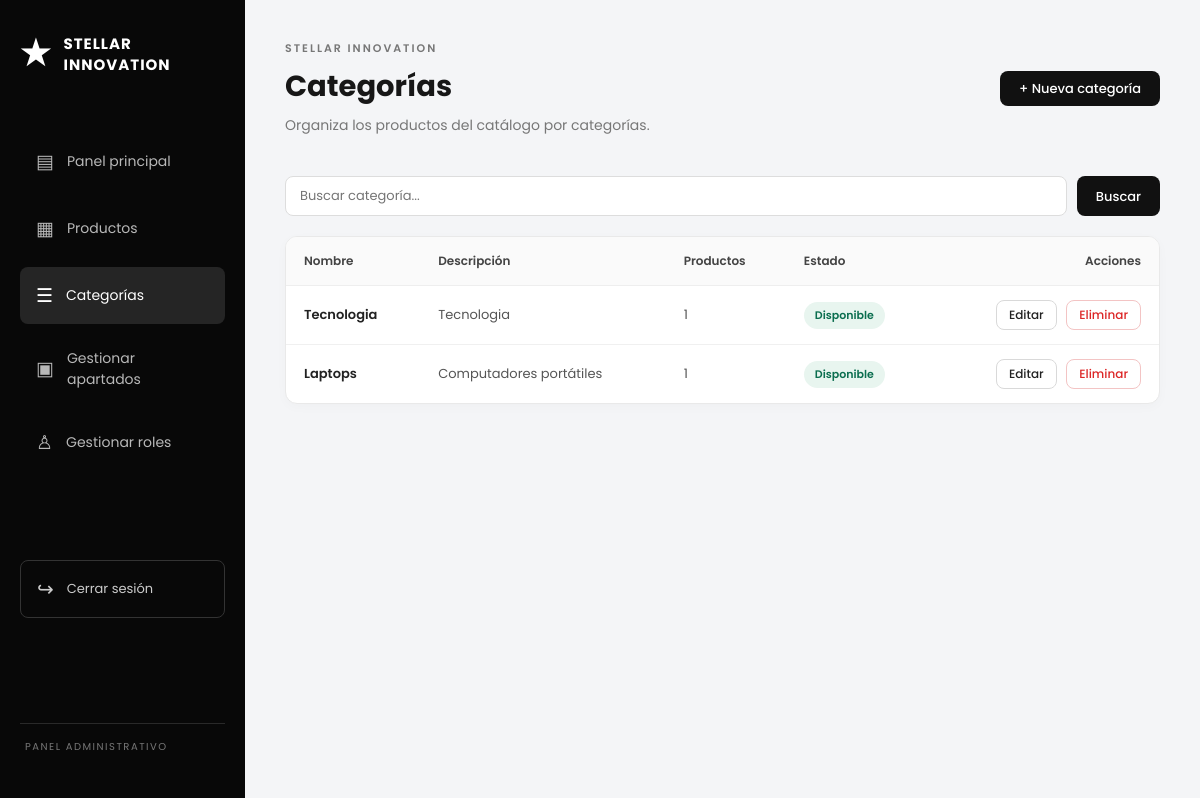
/administracion/categorias/ (signed in), run on the app's committed database.
### main/models.py (models this page shows, shortened)
class Categoria(models.Model):
    nombre = models.CharField(max_length=100, unique=True)
    descripcion = models.TextField(blank=True)
    disponible = models.BooleanField(default=True)   # en vez de borrar
    class Meta:
        verbose_name = "Categoría"
        verbose_name_plural = "Categorías"
        ordering = ['nombre']

### main/views.py (the view)
# urls.py: path('administracion/categorias/', views.admin_categorias, name='admin_categorias'),
@admin_required
def admin_categorias(request):
    categorias = Categoria.objects.annotate(num_productos=Count('productos'))
    q = request.GET.get('q', '').strip()
    if q:
        categorias = categorias.filter(Q(nombre__icontains=q) | Q(descripcion__icontains=q))
    return render(request, 'main/admin_categorias.html', {
        'categorias': categorias,
        'q': q,
    })

### main/context_processors.py (called while the page is built)
def carrito(request):
    cantidad = 0
    if request.user.is_authenticated:
        cantidad = ItemCarrito.objects.filter(
            carrito__cliente=request.user
        ).aggregate(total=Sum('cantidad'))['total'] or 0
    return {'carrito_cantidad': cantidad}

### main/templates/main/admin_categorias.html (shortened to what this page needs)
{% extends 'main/base_admin.html' %}
{% block content %}
<section class="admin-panel">
    <div class="admin-encabezado">
        <div>
            <p class="admin-eyebrow">STELLAR INNOVATION</p>
            <h1>Categorías</h1>
            <p>Organiza los productos del catálogo por categorías.</p>
        </div>
        <a href="{% url 'admin_categoria_crear' %}" class="admin-btn admin-btn-primario">+ Nueva categoría</a>
    </div>
    <form method="get" class="admin-filtros">
        <input type="text" name="q" value="{{ q }}" placeholder="Buscar categoría...">
        <button type="submit" class="admin-btn admin-btn-primario">Buscar</button>
    </form>
    <div class="admin-tabla-scroll">
        <table class="admin-table">
            <thead>
                <tr>
                    <th>Nombre</th>
                    <th>Descripción</th>
                    <th>Productos</th>
                    <th>Estado</th>
                    <th class="col-acciones">Acciones</th>
                </tr>
            </thead>
            <tbody>
                {% for c in categorias %}
                <tr>
                    <td><strong>{{ c.nombre }}</strong></td>
                    <td>{{ c.descripcion|default:"—"|truncatechars:70 }}</td>
                    <td>{{ c.num_productos }}</td>
                    <td>
                        {% if c.disponible %}
                            <span class="estado-badge ok">Disponible</span>
                        {% else %}
                            <span class="estado-badge off">No disponible</span>
                        {% endif %}
                    </td>
                    <td class="col-acciones">
                        <a href="{% url 'admin_categoria_editar' c.id %}" class="admin-btn admin-btn-secundario admin-btn-sm">Editar</a>
                        <button type="button" class="admin-btn admin-btn-peligro admin-btn-sm btn-eliminar"
                                data-url="{% url 'admin_categoria_eliminar' c.id %}"
                                data-nombre="{{ c.nombre }}"
                                data-aviso="Si tiene productos asociados no se borrará: se marcará como no disponible.">
                            Eliminar
                        </button>
                    </td>
                </tr>
                {% empty %}
                <tr>
                    <td colspan="5" class="admin-vacio">
                        {% if q %}No se encontraron categorías.{% else %}Todavía no hay categorías. ¡Crea la primera!{% endif %}
                    </td>
                </tr>
                {% endfor %}
            </tbody>
        </table>
    </div>
</section>
{% endblock %}

### main/static/main/CSS/base.css (style rules this page uses)
:root { --bg: #ffffff; --surface: #f5f5f5; --pill: #ececec; --border: #ececec; --text: #111111; --muted: #8a8a8a; --accent: #0b6e4f; --radius-card: 24px; --radius-img: 18px; --max: 1200px; }
* { box-sizing: border-box; margin: 0; padding: 0; }
html { -webkit-text-size-adjust: 100%; }
body { font-family: 'Inter', system-ui, -apple-system, 'Segoe UI', sans-serif; background: var(--bg); color: var(--text); min-height: 100vh; display: flex; flex-direction: column; -webkit-font-smoothing: antialiased; }
a { color: inherit; text-decoration: none; }
button { font-family: inherit; }
* { margin: 0; padding: 0; box-sizing: border-box; }
body { font-family: 'Poppins', sans-serif; background: #f4f5f7; color: #202124; }
.admin-panel { max-width: 1450px; margin: 0 auto; }
.admin-encabezado { display: flex; justify-content: space-between; align-items: center; gap: 20px; margin-bottom: 40px; }
.admin-eyebrow { color: #777; font-size: 11px; font-weight: 600; letter-spacing: 2px; margin-bottom: 8px; }
.admin-encabezado h1 { font-size: 29px; font-weight: 700; color: #171717; margin-bottom: 7px; }
.admin-encabezado p:last-child { color: #777; font-size: 14px; }

### main/static/main/CSS/admin_crud.css (style rules this page uses)
.admin-btn { display: inline-flex; align-items: center; justify-content: center; gap: 6px; padding: 10px 18px; border: 1px solid transparent; border-radius: 8px; font-family: inherit; font-size: 13px; font-weight: 500; line-height: 1; cursor: pointer; text-decoration: none; white-space: nowrap; transition: background .2s, border-color .2s, color .2s; }
.admin-btn-primario { background: #111; color: #fff; }
.admin-btn-secundario { background: #fff; color: #222; border-color: #d9d9d9; }
.admin-btn-peligro { background: #fff; color: #dc2626; border-color: #f3c4c4; }
.admin-btn-sm { padding: 8px 12px; font-size: 12px; }
.admin-filtros { display: flex; flex-wrap: wrap; gap: 10px; margin-bottom: 20px; }
.admin-filtros input[type="text"], .admin-filtros select { height: 40px; padding: 0 14px; border: 1px solid #ddd; border-radius: 8px; background: #fff; font-family: inherit; font-size: 13px; color: #222; }
.admin-filtros input[type="text"] { flex: 1 1 240px; min-width: 200px; }
.admin-filtros .admin-btn { height: 40px; padding-top: 0; padding-bottom: 0; }
.admin-tabla-scroll { background: #fff; border: 1px solid #e9e9e9; border-radius: 12px; overflow-x: auto; box-shadow: 0 3px 12px rgba(0, 0, 0, 0.025); }
.admin-table { width: 100%; border-collapse: collapse; font-size: 13px; color: #555; }
.admin-table th { background: #fafafa; color: #444; font-size: 12px; font-weight: 600; text-align: left; padding: 15px 18px; border-bottom: 1px solid #eee; white-space: nowrap; }
.admin-table td { padding: 14px 18px; border-bottom: 1px solid #f0f0f0; vertical-align: middle; }
.admin-table tbody tr:last-child td { border-bottom: none; }
.admin-table td strong { display: block; color: #222; font-weight: 600; }
.admin-table .col-acciones { text-align: right; white-space: nowrap; }
.admin-table .col-acciones > * { margin-left: 6px; }
.estado-badge { display: inline-block; padding: 5px 11px; border-radius: 20px; font-size: 11px; font-weight: 600; white-space: nowrap; }
.estado-badge.ok { background: #e8f5ef; color: #0b6e4f; }

### data on the page
Categoria: nombre "Tecnologia", descripcion "Tecnologia", num_productos "1", disponible "Disponible"
Categoria: nombre "Laptops", descripcion "Computadores portátiles", num_productos "1", disponible "Disponible"
